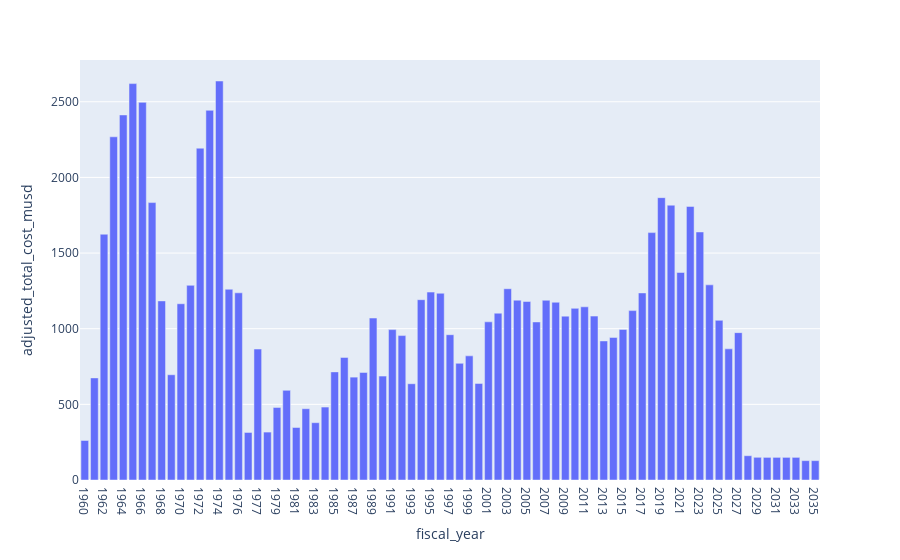

Write notebook code for a chart like this one.
### Code cell
# Draw a bar plot of total cost vs. year
import plotly.express as px

px.bar(
    total_cost_by_year, 
    x = 'fiscal_year',
    y = 'adjusted_total_cost_musd'
    
)

### Figure 1 — Plotly figure (JSON) as saved in the notebook; plotly's stock layout.template omitted (floating-point values rounded to 4 significant figures)
{"data": [{"alignmentgroup": "True", "hovertemplate": "fiscal_year=%{x}<br>adjusted_total_cost_musd=%{y}<extra></extra>", "legendgroup": "", "marker": {"color": "#636efa", "pattern": {"shape": ""}}, "name": "", "offsetgroup": "", "orientation": "v", "showlegend": false, "textposition": "auto", "x": ["1960", "1961", "1962", "1963", "1964", "1965", "1966", "1967", "1968", "1969", "1970", "1971", "1972", "1973", "1974", "1975", "1976", "1976TQ", "1977", "1978", "1979", "1980", "1981", "1982", "1983", "1984", "1985", "1986", "1987", "1988", "1989", "1990", "1991", "1992", "1993", "1994", "1995", "1996", "1997", "1998", "1999", "2000", "2001", "2002", "2003", "2004", "2005", "2006", "2007", "2008", "2009", "2010", "2011", "2012", "2013", "2014", "2015", "2016", "2017", "2018", "2019", "2020", "2021", "2022", "2023", "2024", "2025", "2026", "2027", "2028", "2029", "2030", "2031", "2032", "2033", "2034", "2035"], "xaxis": "x", "y": [261.1, 674.8, 1624.0, 2268.0, 2413.0, 2620.0, 2496.0, 1834.0, 1184.0, 695.6, 1165.0, 1287.0, 2193.0, 2443.0, 2637.0, 1261.0, 1237.0, 314.2, 865.4, 316.8, 479.4, 592.6, 347.1, 471.1, 378.9, 482.1, 714.5, 810.3, 679.9, 710.9, 1070.0, 686.6, 994.1, 954.5, 636.4, 1192.0, 1242.0, 1234.0, 960.3, 771.1, 820.4, 638.3, 1045.0, 1102.0, 1264.0, 1189.0, 1180.0, 1045.0, 1188.0, 1175.0, 1083.0, 1135.0, 1145.0, 1083.0, 919.0, 942.4, 995.3, 1120.0, 1236.0, 1635.0, 1866.0, 1816.0, 1372.0, 1808.0, 1639.0, 1290.0, 1055.0, 866.7, 974, 160.5, 150.1, 149.5, 149.6, 149.6, 149.6, 128.1, 128.1], "yaxis": "y", "type": "bar"}], "layout": {"xaxis": {"anchor": "y", "domain": [0, 1], "title": {"text": "fiscal_year"}}, "yaxis": {"anchor": "x", "domain": [0, 1], "title": {"text": "adjusted_total_cost_musd"}}, "legend": {"tracegroupgap": 0}, "margin": {"t": 60}, "barmode": "relative"}}
